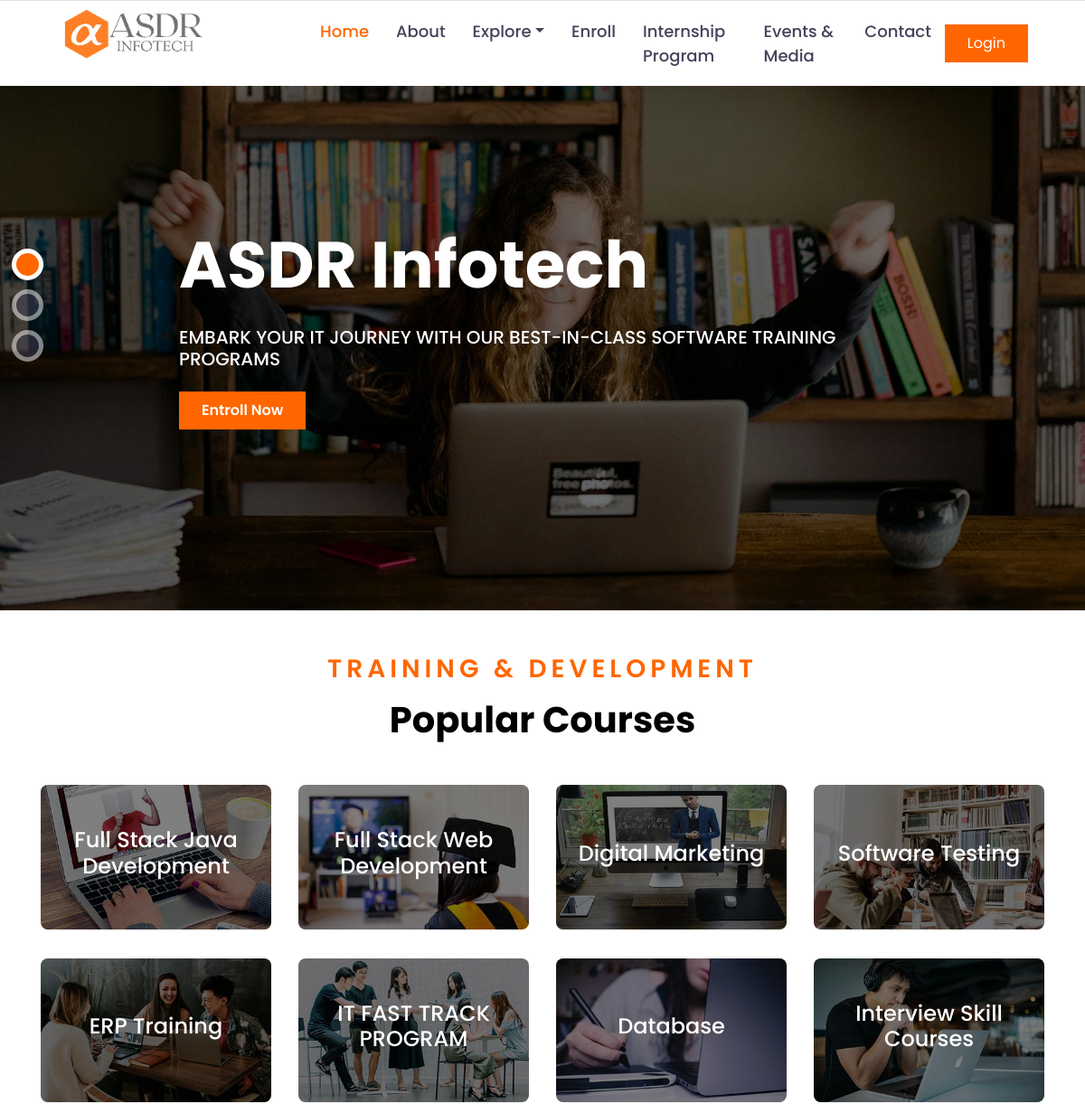
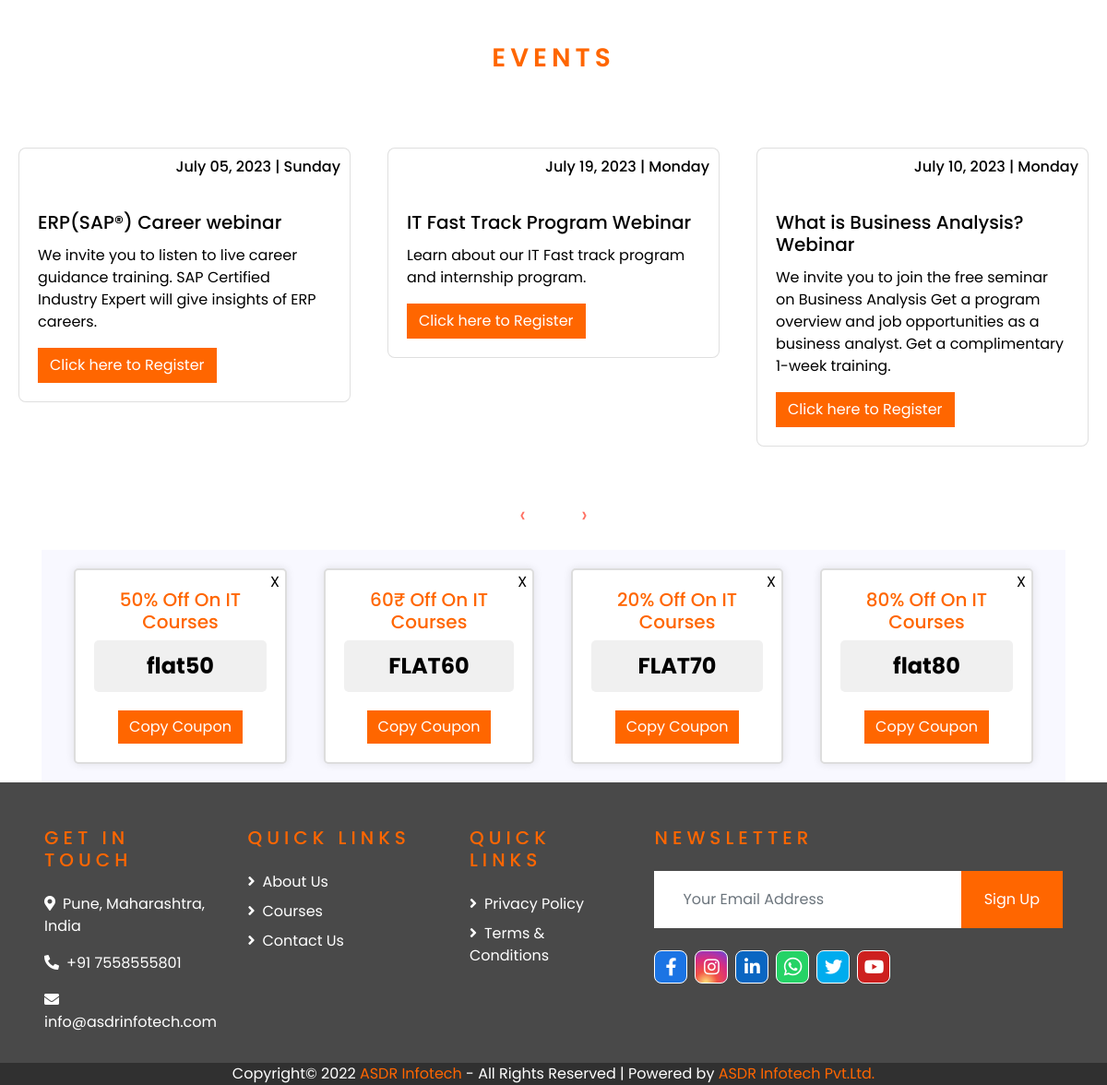
The page / on the database its author committed (2 pictures, top to bottom).
### tables this page shows
CREATE TABLE `events` (
  `event_id` int(20) NOT NULL,
  `etitle` varchar(50) NOT NULL,
  `edate` date NOT NULL,
  `eday` varchar(20) NOT NULL,
  `emode` varchar(10) NOT NULL,
  `estarttime` time(5) NOT NULL,
  `eendtime` time(5) NOT NULL,
  `elink` varchar(100) NOT NULL,
  `edescription` text NOT NULL,
  `addedon` timestamp NOT NULL DEFAULT current_timestamp()
);

CREATE TABLE `coupon_master` (
  `coupon_id` int(50) NOT NULL,
  `coupon_code` varchar(50) NOT NULL,
  `coupon_value` int(50) NOT NULL,
  `coupon_type` varchar(20) NOT NULL,
  `coupon_quantity` int(50) NOT NULL,
  `coupon_addedon` timestamp NOT NULL DEFAULT current_timestamp() ON UPDATE current_timestamp()
);

### index.php (the view, shortened to what the rows shown need)
<?php
include '_dbConnect.php';
?>
<?php
$user_type = $_SESSION['user_type'] ?? '';
?>
<!DOCTYPE html>
<html lang="en">
<head>
    <link href="https://cdnjs.cloudflare.com/ajax/libs/font-awesome/5.10.0/css/all.min.css" rel="stylesheet">
    <link href="lib/owlcarousel/assets/owl.carousel.min.css" rel="stylesheet">
    <link href="css/style.css" rel="stylesheet">
</head>
<body>
    <div class="container-fluid p-0 pb-5 mb-5" style="    padding-bottom: 0rem !important;">
        <div id="header-carousel" class="carousel slide carousel-fade" data-ride="carousel">
            <div class="carousel-inner">
                <div class="carousel-item active" style="min-height: 300px;">
                    <div class="carousel-caption d-flex align-items-center justify-content-center">
                        <div class="p-5" style="width: 100%; max-width: 900px;">
                            <h1 class="display-3 text-white mb-md-4" style="    padding-top: 50px;">ASDR Infotech</h1>
                        </div>
                    </div>
                </div>
            </div>
        </div>
    </div>
    <div class="container-fluid py-0">
        <div class="container pt-0 pb-3">
            <div class="text-center mb-5">
                <h1>Popular Courses</h1>
            </div>
        </div>
    </div>
    <div class="slider-container">
        <div class="slider">
            <?php
            $selectQuery = "SELECT * FROM events";
            $query = mysqli_query($conn, $selectQuery);
            while ($row = mysqli_fetch_assoc($query)) {
                $event_id = $row['event_id'];
                $etitle = $row['etitle'];
                $edate = $row['edate'];
                $eday = $row['eday'];
                $edescription = $row['edescription'];
                $formattedDate = date('F d, Y', strtotime($edate));
                echo '
                <div class="slider-card">
                    <div class="card mb-3">
                        <div class="card-body">
                            <div class="date-day" style="position: absolute;
                            top: 0;
                            right: 0;
                            padding: 10px;
                            text-align: right;">
                                <h6 class="card-date">' . $formattedDate . ' | ' . $eday . '</h6>
                            </div><br><br>
                            <h5 class="card-title">' . $etitle . '</h5>
                            <p class="card-text">' . $edescription . '</p>';
                if ($user_type == 'teacher') {
                    echo '<a href="editEvent.php?event_id=' . $event_id . '" class="registration-link btn btn-primary mr-3" >Edit</a>';
                    echo '<a href="deleteEvent.php?event_id=' . $event_id . '" class="registration-link btn btn-primary" >Delete</a>';
                } else {
                    echo '<a href="regester.php?e_id=' . $event_id . '" class="registration-link btn btn-primary" >Click here to Register</a> <br>';
                }
                echo '</div>
                    </div>
                </div>';
            }
            ?>
        </div>
    </div>
    <div class="container">
        <div class="container-fluid" style="background-color: ghostwhite;">
            <div class="coupon-row">
                <?php
                $selectCoupon = "select * from coupon_master";
                $querySelectCoupon = mysqli_query($conn, $selectCoupon);
                while ($rowSelectCoupon = mysqli_fetch_assoc($querySelectCoupon)) {
                    $coupon_code = $rowSelectCoupon['coupon_code'];
                    $coupon_value = $rowSelectCoupon['coupon_value'];
                    $coupon_type = $rowSelectCoupon['coupon_type'];
                    echo '
                    <div class="coupon-container">
                        <button class="close-button">X</button>
                        <center>
                            <h5 style="color: #FF6600;">' . $coupon_value;
                    if ($coupon_type == 'Percentage') {
                        echo '%';
                    } elseif ($coupon_type == 'Rupee') {
                        echo '₹';
                    }
                    echo ' Off On IT Courses</h5>
                            <div class="coupon-code">' . $coupon_code . '</div>
                            <button class="copy-button">Copy Coupon</button>
                        </center>
                    </div>
                    ';
                }
                ?>
            </div>
        </div>
    </div>
</body>
</html>

### rows shown on the page
events: edate "July 05, 2023", eday "Sunday", etitle "ERP(SAP®) Career webinar", edescription "We invite you to listen to live career guidance training. SAP Certified Industry Expert will give insights of ERP careers."
events: edate "July 19, 2023", eday "Monday", etitle "IT Fast Track Program Webinar", edescription "Learn about our IT Fast track program and internship program."
events: edate "July 10, 2023", eday "Monday", etitle "What is Business Analysis? Webinar", edescription "We invite you to join the free seminar on Business Analysis Get a program overview and job opportunities as a business analyst. Get a complimentary 1-week training."
coupon_master: coupon_value "50", coupon_code "flat50"
coupon_master: coupon_value "60", coupon_code "FLAT60"
coupon_master: coupon_value "20", coupon_code "FLAT70"
coupon_master: coupon_value "80", coupon_code "flat80"
